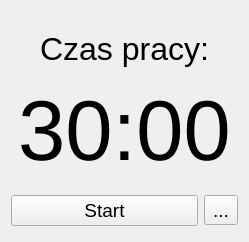
<?xml version="1.0" encoding="UTF-8"?>
<ui version="4.0">
 <class>MainWindow</class>
 <widget class="QMainWindow" name="MainWindow">
  <property name="geometry">
   <rect>
    <x>0</x>
    <y>0</y>
    <width>249</width>
    <height>242</height>
   </rect>
  </property>
  <property name="windowTitle">
   <string>Pomodoro</string>
  </property>
  <widget class="QWidget" name="centralWidget">
   <layout class="QVBoxLayout" name="verticalLayout">
    <item>
     <layout class="QHBoxLayout" name="horizontalLayout_2">
      <property name="topMargin">
       <number>10</number>
      </property>
      <property name="bottomMargin">
       <number>0</number>
      </property>
      <item>
       <spacer name="horizontalSpacer">
        <property name="orientation">
         <enum>Qt::Horizontal</enum>
        </property>
        <property name="sizeHint" stdset="0">
         <size>
          <width>40</width>
          <height>20</height>
         </size>
        </property>
       </spacer>
      </item>
      <item>
       <widget class="QLabel" name="lblTitle">
        <property name="font">
         <font>
          <pointsize>24</pointsize>
         </font>
        </property>
        <property name="text">
         <string>Czas pracy:</string>
        </property>
       </widget>
      </item>
      <item>
       <spacer name="horizontalSpacer_2">
        <property name="orientation">
         <enum>Qt::Horizontal</enum>
        </property>
        <property name="sizeHint" stdset="0">
         <size>
          <width>40</width>
          <height>20</height>
         </size>
        </property>
       </spacer>
      </item>
     </layout>
    </item>
    <item>
     <layout class="QHBoxLayout" name="horizontalLayout_3">
      <property name="topMargin">
       <number>0</number>
      </property>
      <property name="bottomMargin">
       <number>5</number>
      </property>
      <item>
       <spacer name="horizontalSpacer_3">
        <property name="orientation">
         <enum>Qt::Horizontal</enum>
        </property>
        <property name="sizeHint" stdset="0">
         <size>
          <width>40</width>
          <height>20</height>
         </size>
        </property>
       </spacer>
      </item>
      <item>
       <widget class="QLabel" name="lblTime">
        <property name="font">
         <font>
          <pointsize>64</pointsize>
         </font>
        </property>
        <property name="text">
         <string>30:00</string>
        </property>
       </widget>
      </item>
      <item>
       <spacer name="horizontalSpacer_4">
        <property name="orientation">
         <enum>Qt::Horizontal</enum>
        </property>
        <property name="sizeHint" stdset="0">
         <size>
          <width>40</width>
          <height>20</height>
         </size>
        </property>
       </spacer>
      </item>
     </layout>
    </item>
    <item>
     <layout class="QHBoxLayout" name="horizontalLayout">
      <property name="topMargin">
       <number>5</number>
      </property>
      <property name="bottomMargin">
       <number>5</number>
      </property>
      <item>
       <widget class="QPushButton" name="btnStart">
        <property name="font">
         <font>
          <pointsize>14</pointsize>
         </font>
        </property>
        <property name="text">
         <string>Start</string>
        </property>
       </widget>
      </item>
      <item>
       <widget class="QToolButton" name="btnSettings">
        <property name="font">
         <font>
          <pointsize>14</pointsize>
         </font>
        </property>
        <property name="text">
         <string>...</string>
        </property>
       </widget>
      </item>
     </layout>
    </item>
   </layout>
  </widget>
 </widget>
 <layoutdefault spacing="6" margin="11"/>
 <resources/>
 <connections/>
</ui>
